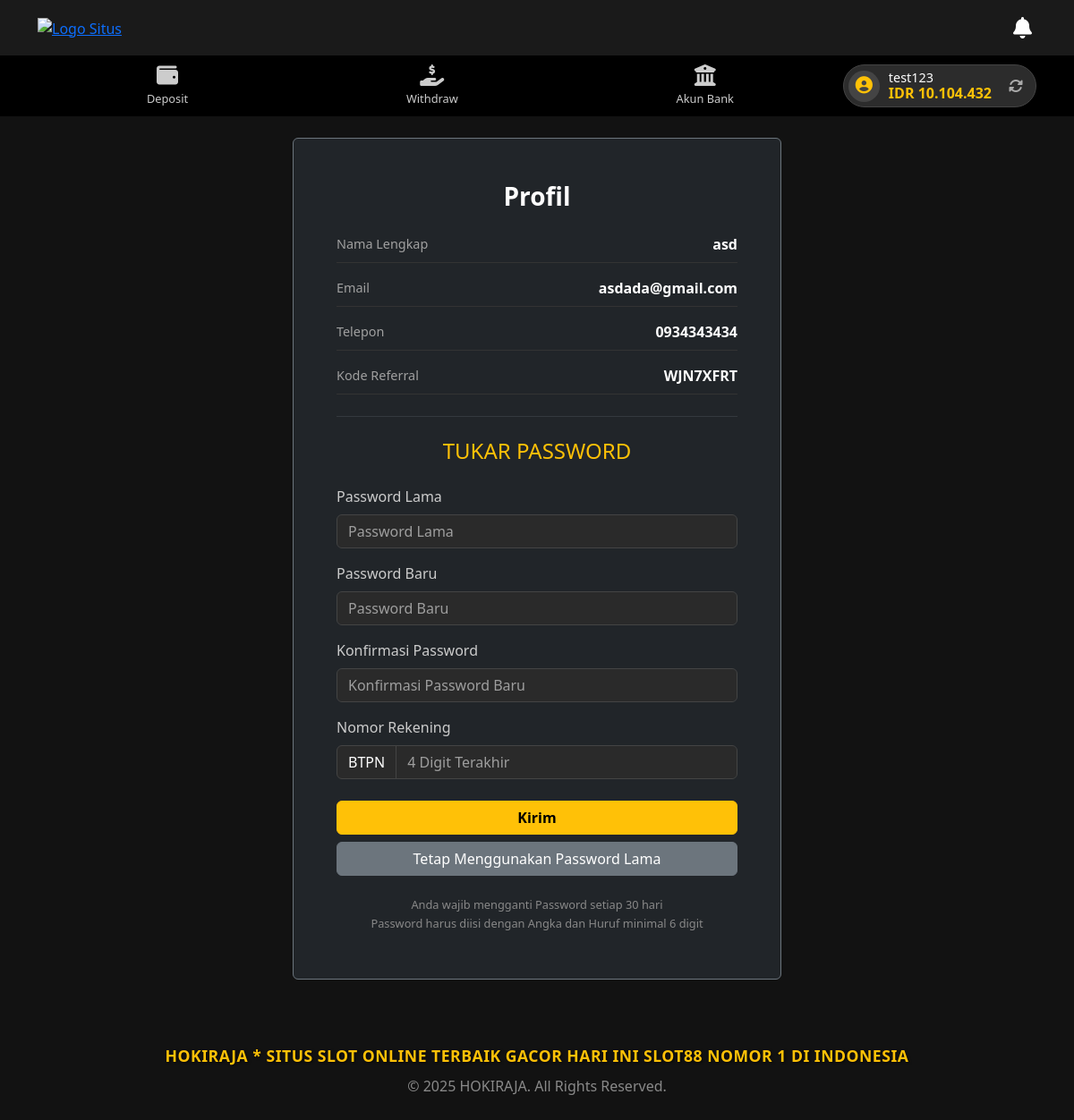
The app's page /profil.php (signed in) with its own data.
### tables this page shows
CREATE TABLE `users` (
  `id` int(11) NOT NULL,
  `username` varchar(50) NOT NULL,
  `password` varchar(255) NOT NULL,
  `full_name` varchar(100) DEFAULT NULL,
  `email` varchar(100) NOT NULL,
  `phone` varchar(20) DEFAULT NULL,
  `balance` decimal(15,2) NOT NULL DEFAULT 0.00,
  `status` enum('active','suspended','banned') NOT NULL DEFAULT 'active',
  `last_seen` timestamp NULL DEFAULT NULL,
  `referral_code` varchar(10) DEFAULT NULL,
  `registration_date` timestamp NOT NULL DEFAULT current_timestamp()
);

CREATE TABLE `user_banks` (
  `id` int(11) NOT NULL,
  `user_id` int(11) NOT NULL,
  `bank_name` varchar(50) NOT NULL,
  `account_number` varchar(50) NOT NULL,
  `account_name` varchar(100) NOT NULL,
  `is_primary` tinyint(1) NOT NULL DEFAULT 0,
  `created_at` timestamp NOT NULL DEFAULT current_timestamp()
);

### includes/site_config.php (called while the page is built, shortened)
<?php
$settings_result = $conn->query("SELECT setting_name, setting_value FROM site_settings");
$settings = [];
if ($settings_result) {
    while ($row = $settings_result->fetch_assoc()) {
        $settings[$row['setting_name']] = $row['setting_value'];
    }
}

### profil.php (the view, shortened to what this page needs)
<?php
require_once 'includes/header.php';
$user_id = $_SESSION['user_id'];
$user_stmt = $conn->prepare("SELECT full_name, email, phone, referral_code FROM users WHERE id = ?");
$user_stmt->bind_param("i", $user_id);
$user_stmt->execute();
$user_data = $user_stmt->get_result()->fetch_assoc();
$bank_stmt = $conn->prepare("SELECT bank_name, account_number FROM user_banks WHERE user_id = ? AND is_primary = 1");
$bank_stmt->bind_param("i", $user_id);
$bank_stmt->execute();
$primary_bank = $bank_stmt->get_result()->fetch_assoc();
?>
<main class="container my-4">
    <div class="row justify-content-center">
        <div class="col-lg-6 col-md-8">
            <div class="card profile-card bg-dark text-white border-secondary">
                <div class="card-body p-4 p-md-5">
                    <h3 class="text-center fw-bold mb-4">Profil</h3>
                    <div class="profile-info-section mb-4">
                        <div class="profile-info-item">
                            <span class="profile-info-label">Nama Lengkap</span>
                            <span class="profile-info-value"><?php echo htmlspecialchars($user_data['full_name']); ?></span>
                        </div>
                        <div class="profile-info-item">
                            <span class="profile-info-label">Email</span>
                            <span class="profile-info-value"><?php echo htmlspecialchars($user_data['email']); ?></span>
                        </div>
                        <div class="profile-info-item">
                            <span class="profile-info-label">Telepon</span>
                            <span class="profile-info-value"><?php echo htmlspecialchars($user_data['phone']); ?></span>
                        </div>
                        <div class="profile-info-item">
                            <span class="profile-info-label">Kode Referral</span>
                            <span class="profile-info-value"><?php echo htmlspecialchars($user_data['referral_code']); ?></span>
                        </div>
                    </div>
                    <hr class="border-secondary my-4">
                    <h4 class="text-center text-warning mb-4">TUKAR PASSWORD</h4>
                    <form action="process_profil.php" method="POST">
                        <div class="mb-3">
                            <label for="old_password" class="form-label">Password Lama</label>
                            <input type="password" class="form-control" id="old_password" name="old_password" placeholder="Password Lama" required>
                        </div>
                        <div class="mb-3">
                            <label for="new_password" class="form-label">Password Baru</label>
                            <input type="password" class="form-control" id="new_password" name="new_password" placeholder="Password Baru" required>
                        </div>
                        <div class="mb-3">
                            <label for="confirm_password" class="form-label">Konfirmasi Password</label>
                            <input type="password" class="form-control" id="confirm_password" name="confirm_password" placeholder="Konfirmasi Password Baru" required>
                        </div>
                        <div class="mb-4">
                            <label for="bank_digits" class="form-label">Nomor Rekening</label>
                            <div class="input-group">
                                <span class="input-group-text bg-secondary border-secondary text-white">
                                    <?php echo htmlspecialchars($primary_bank['bank_name'] ?? 'N/A'); ?>
                                </span>
                                <input type="text" class="form-control" id="bank_digits" name="bank_digits" placeholder="4 Digit Terakhir" required maxlength="4" pattern="\d{4}">
                            </div>
                        </div>
                        <div class="d-grid gap-2">
                            <button type="submit" class="btn btn-warning fw-bold">Kirim</button>
                            <a href="beranda.php" class="btn btn-secondary">Tetap Menggunakan Password Lama</a>
                        </div>
                    </form>
                    <div class="profile-info-text mt-4 text-center">
                        <p>Anda wajib mengganti Password setiap 30 hari</p>
                        <p>Password harus diisi dengan Angka dan Huruf minimal 6 digit</p>
                    </div>
                </div>
            </div>
        </div>
    </div>
</main>
<?php
require_once 'includes/footer.php';
?>

### includes/nav-user.php (shortened to what this page needs)
<?php
$user_id_from_session = $_SESSION['user_id'];
$balance_stmt = $conn->prepare("SELECT balance FROM users WHERE id = ?");
$balance_stmt->bind_param("i", $user_id_from_session);
$balance_stmt->execute();
$balance_result = $balance_stmt->get_result();
$user_balance = ($balance_result->num_rows > 0) ? $balance_result->fetch_assoc()['balance'] : 0;
?>
<header class="user-main-header sticky-top">
    <div class="super-top-bar">
        <div class="container d-flex justify-content-between align-items-center">
            <a href="beranda.php" class="header-logo-link">
                <img src="assets/images/<?php echo htmlspecialchars($settings['main_logo'] ?? 'logo.png'); ?>" alt="Logo Situs">
            </a>
            <div class="header-actions">
                <button class="btn btn-header-icon"><i class="fas fa-bell"></i></button>
            </div>
        </div>
    </div>
    <div class="bottom-bar">
        <div class="container d-flex justify-content-between align-items-center">
            <a href="deposit.php" class="header-icon-link">
                <i class="fas fa-wallet"></i>
                <span>Deposit</span>
            </a>
            <a href="withdraw.php" class="header-icon-link">
                <i class="fas fa-hand-holding-usd"></i>
                <span>Withdraw</span>
            </a>
            <a href="rekening.php" class="header-icon-link">
                <i class="fas fa-university"></i>
                <span>Akun Bank</span>
            </a>
            <div class="user-wallet-block ms-auto">
                <div class="user-icon-wrapper">
                    <i class="fas fa-user-circle"></i>
                </div>
                <div class="user-details-wrapper">
                    <span class="username"><?php echo htmlspecialchars($_SESSION['username'] ?? ''); ?></span>
                    <div class="balance" id="user-balance">
                        <span>IDR <?php echo number_format($user_balance, 0, ',', '.'); ?></span>
                    </div>
                </div>
                <button id="refresh-balance" class="btn btn-sm btn-refresh-wallet"><i class="fas fa-sync-alt"></i></button>
            </div>
        </div>
    </div>
</header>

### assets/css/style.css (style rules this page uses)
body { padding-bottom: 80px; }
body.dark-theme { background-color: #121212; color: #e0e0e0; }
.user-main-header { background-color: #1a1a1a; position: sticky; top: 0; width: 100%; z-index: 1020; }
main.container { margin-top: 110px; }
.card.bg-dark .form-control, .card.bg-dark .form-select { background-color: #2a2a2a; border-color: #444; color: #fff; }
.user-main-header .super-top-bar { padding: 8px 0; }
.user-main-header .username { font-weight: bold; font-size: 0.9rem; }
.user-main-header .balance { color: #ffc107; font-size: 1rem; font-weight: 700; }
.user-main-header .bottom-bar { background-color: #000; padding: 10px 0; }
.header-icon-link { color: #fff; text-decoration: none; text-align: center; font-size: 0.8rem; flex-grow: 1; opacity: 0.8; }
.header-icon-link i { font-size: 1.5rem; display: block; margin-bottom: 5px; }
.user-main-header .bottom-bar { background-color: #000; padding: 5px 0; }
.header-icon-link { color: #fff; text-decoration: none; text-align: center; font-size: 0.8rem; flex-grow: 1; opacity: 0.8; padding: 5px 0; }
.form-control, .form-select, .input-group-text { background-color: #2a2a2a !important; border-color: #444 !important; color: #fff !important; }
.form-control::placeholder { color: #bbb !important; opacity: 0.8 !important; }
.user-wallet-block { display: flex; align-items: center; background-color: #2c2c2c; border: 1px solid #444; border-radius: 50px; padding: 5px; gap: 10px; }
.user-icon-wrapper { background-color: #444; color: #ffc107; border-radius: 50%; width: 35px; height: 35px; display: flex; align-items: center; justify-content: center; font-size: 1.2rem; }
.user-details-wrapper { display: flex; flex-direction: column; line-height: 1.2; color: #fff; }
.user-details-wrapper .username { font-size: 0.9rem; font-weight: 500; }
.user-details-wrapper .balance { font-size: 1rem; font-weight: 700; color: #ffc107; }
.btn-refresh-wallet { color: #aaa; font-size: 1rem; padding: 0 8px; }
.profile-info-section { display: flex; flex-direction: column; gap: 1rem; }
.profile-info-item { display: flex; justify-content: space-between; align-items: center; border-bottom: 1px solid #333; padding-bottom: 0.5rem; }
.profile-info-label { color: #a0a0a0; font-size: 0.9rem; }
.profile-info-value { color: #ffffff; font-weight: 600; font-size: 1rem; }
.profile-card .form-label { font-weight: 500; color: #ccc; }
.profile-info-text { font-size: 0.8rem; color: #888; line-height: 1.4; }
.profile-info-text p { margin-bottom: 0.25rem; }
.super-top-bar { padding: 8px 0; }
.header-logo-link img { height: 55px; max-width: 150px; object-fit: contain; }
.header-actions { display: flex; align-items: center; gap: 10px; }
.btn-header-icon { background: none; border: none; color: #fff; font-size: 1.5rem; padding: 5px; }

### records on screen
users: balance "10.104.432", full_name "asd", email "asdada@gmail.com", phone "0934343434", referral_code "WJN7XFRT"
user_banks: bank_name "BTPN"

### other values on screen
$_SESSION['username'] "test123"
$settings['footer_tagline'] "HOKIRAJA * SITUS SLOT ONLINE TERBAIK GACOR HARI INI SLOT88 NOMOR 1 DI INDONESIA"
